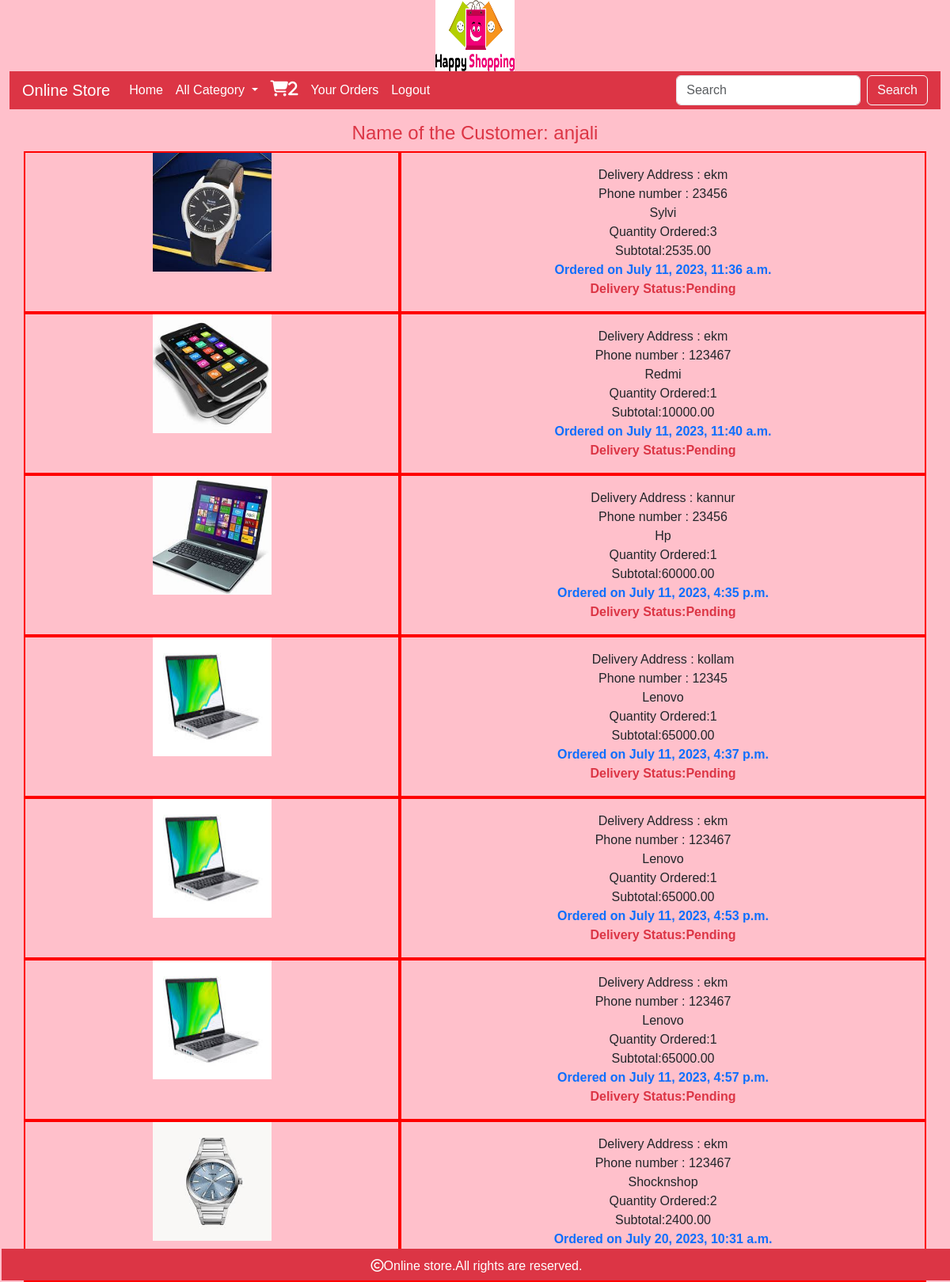
/cart/orderview (signed in), run on the app's committed database.
### cart/models.py (models this page shows, shortened)
class Order(models.Model):
    user=models.ForeignKey(User,on_delete=models.CASCADE)
    products=models.ForeignKey(Product,on_delete=models.CASCADE)
    address=models.TextField()
    phone=models.CharField(max_length=100)
    order_status=models.CharField(max_length=30,default='Pending')
    delivery_status=models.CharField(max_length=50,default='Pending')
    noofitems=models.IntegerField()
    date_added=models.DateTimeField(auto_now_add=True)
    def sub_total(self):
        return self.noofitems*self.products.price

### shop/models.py (models this page shows, shortened)
class Product(models.Model):
    name = models.CharField(max_length=250,unique = True)
    slug = models.SlugField(max_length=250, unique=True)
    description = models.TextField(blank=True)
    price=models.DecimalField(max_digits=10,decimal_places=2)
    category=models.ForeignKey(Category,on_delete=models.CASCADE)
    image=models.ImageField(upload_to='img/products',null=True,blank=True)
    stock=models.IntegerField()
    available=models.BooleanField(default=True)
    created=models.DateTimeField(auto_now_add=True)
    updated=models.DateTimeField(auto_now=True)

### cart/views.py (the view)
# urls.py: path("orderview",views.orderview,name="orderview"),
@login_required
def orderview(request):
    u=request.user
    o=Order.objects.filter(user=u,order_status="Paid")
    return render(request,"orderview.html",{'o':o,'name':u.username})

### cart/context_processors.py (called while the page is built)
def counter(request):
    item_count=0
    if request.user.is_authenticated:
        user=request.user
        try:
            cart=Cart.objects.filter(user=user)
            for i in cart:
                item_count+=i.quantity
        except:
            item_count=0
    return {"item_count":item_count}

### shop/context_processors.py (called while the page is built)
def menu_link(request):
    links=Category.objects.all()
    return ({'link':links})

### templates/orderview.html
{% extends "base.html" %}
{% load static %}
{% block content %}
<div class="container" style="maargin-bottom:100px;">
    <div class="row pt-3">
        <h4 class="text-center text-danger">Name of the Customer: {{name}}</h4>
        {% for i in o %}
        <div class="col-sm-5" style="border:2px solid red">
            <center><img src="{{i.products.image.url}}" height="150px" width="150px"></center>
        </div>
        <div class="col-sm-7 py-3 text-center" style="border:2px solid red">
            Delivery Address : {{i.address}}<br>
            Phone number : {{i.phone}}<br>
            {{i.products.name}}<br>
            Quantity Ordered:{{i.noofitems}}<br>
            Subtotal:{{i.sub_total}}<br>
            <strong class="text-primary">Ordered on {{i.date_added}}</strong><br>
            <strong class="text-danger">Delivery Status:{{i.delivery_status}}</strong>
        </div>
        {% endfor %}
    </div>
</div>
{% endblock %}

### templates/base.html (shortened to what this page needs)
<!DOCTYPE html>
{% load static %}
<html lang="en">
<head>
     <link rel="stylesheet" href="https://cdnjs.cloudflare.com/ajax/libs/font-awesome/6.4.0/css/all.min.css" />
    <link href="https://cdn.jsdelivr.net/npm/bootstrap@5.3.0/dist/css/bootstrap.min.css" rel="stylesheet">
    <link rel="stylesheet" href="{% static 'css/custom.css' %}">
</head>
<body>
<div class="container-fluid">
    <center><img src="{% static 'image/happy.jpg' %}" height="90px" width="100px" alt="logo image"></center>
    <nav class="navbar navbar-expand-lg bg-danger p-1">
  <div class="container-fluid">
    <a class="navbar-brand" href="#">Online Store</a>
    <div class="collapse navbar-collapse" id="navbarSupportedContent">
      <ul class="navbar-nav me-auto mb-2 mb-lg-0">
        <li class="nav-item">
          <a class="nav-link active" aria-current="page" href="{% url 'shop:home' %}">Home</a>
        </li>
       {% if user.is_authenticated %}
        <li class="nav-item dropdown">
          <a class="nav-link dropdown-toggle" href="#" role="button" data-bs-toggle="dropdown" aria-expanded="false">
            All Category
          </a>
        </li>
           <li class="nav-item">
          <a class="nav-link active" aria-current="page" href="{% url 'cart:cartview' %}"><i class="fa-solid fa-cart-shopping" style="font-size:20px;">{{item_count}}</i></a>
        </li>
          <li class="nav-item">
          <a class="nav-link active" aria-current="page" href="{% url 'cart:orderview' %}">Your Orders</a>
        </li>
           <li class="nav-item">
          <a class="nav-link active" aria-current="page" href="{% url 'shop:user_logout' %}">Logout</a>
        </li>
          {% endif %}
      </ul>
      <form class="d-flex" role="search" method="POST"   action="{% url 'search:searchresult' %}">
        <input class="form-control me-2" type="search"  name="search_item"  placeholder="Search" aria-label="Search">
        <button class="btn btn-outline-light" type="submit">Search</button>
      </form>
    </div>
  </div>
</nav>
</div>
{% block content %}
{% endblock %}
<footer class="footer" style="color:white;">
  <div>
    <p><i class="fa-regular fa-copyright"></i>Online store.All rights are reserved.</p>
    </div>
</footer>
</body>
</html>

### static/css/custom.css (style rules this page uses)
body { background-color:pink; font-family: 'Agdasima', sans-serif; }
.navbar-nav .nav-link.active, .navbar-nav .nav-link.show { color: white; }
.navbar-brand { color:white; }
.nav-link { color: white; }

### templates/base.html (style rules this page uses)
.footer { width:100%; height:40px; position:fixed; padding:2px; bottom:0px; left:0px; padding:10px; margin:2px; background-color:#dc3545; text-align:center; }

### data on the page
Order: products.image (picture), address "ekm", phone "23456", products.name "Sylvi", noofitems "3", sub_total "2535.00", date_added "July 11, 2023, 11:36 a.m.", delivery_status "Pending"
Order: products.image (picture), address "ekm", phone "123467", products.name "Redmi", noofitems "1", sub_total "10000.00", date_added "July 11, 2023, 11:40 a.m.", delivery_status "Pending"
Order: products.image (picture), address "kannur", phone "23456", products.name "Hp", noofitems "1", sub_total "60000.00", date_added "July 11, 2023, 4:35 p.m.", delivery_status "Pending"
Order: products.image (picture), address "kollam", phone "12345", products.name "Lenovo", noofitems "1", sub_total "65000.00", date_added "July 11, 2023, 4:37 p.m.", delivery_status "Pending"
Order: products.image (picture), address "ekm", phone "123467", products.name "Lenovo", noofitems "1", sub_total "65000.00", date_added "July 11, 2023, 4:53 p.m.", delivery_status "Pending"
Order: products.image (picture), address "ekm", phone "123467", products.name "Lenovo", noofitems "1", sub_total "65000.00", date_added "July 11, 2023, 4:57 p.m.", delivery_status "Pending"
Order: products.image (picture), address "ekm", phone "123467", products.name "Shocknshop", noofitems "2", sub_total "2400.00", date_added "July 20, 2023, 10:31 a.m."

### other printed values
{{ item_count }} "2"
{{ name }} "anjali"
